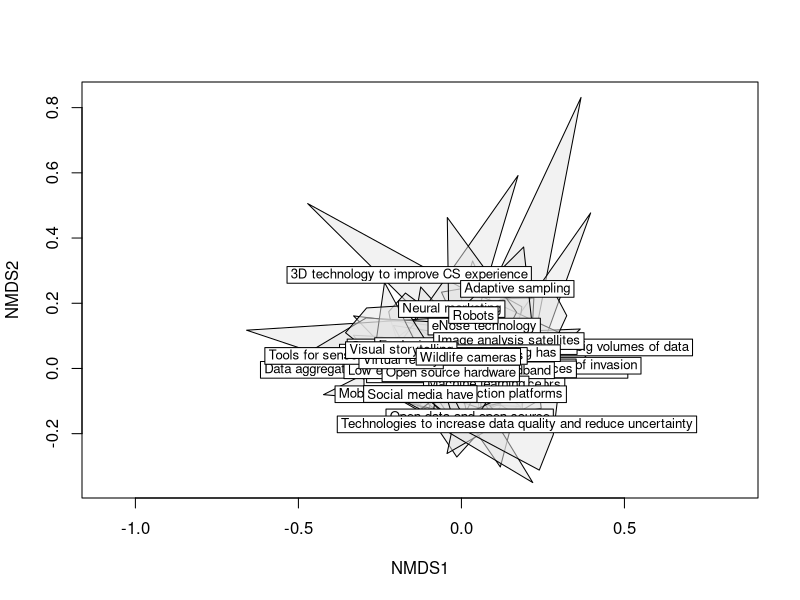
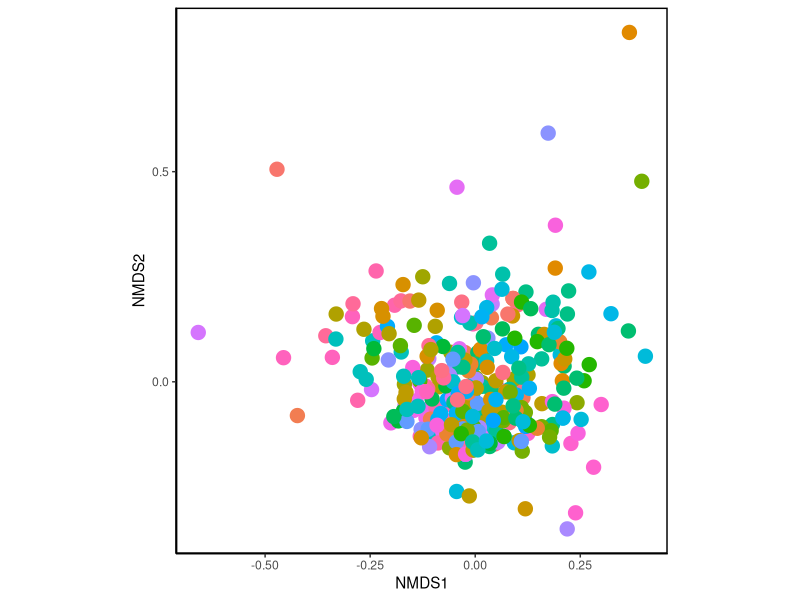
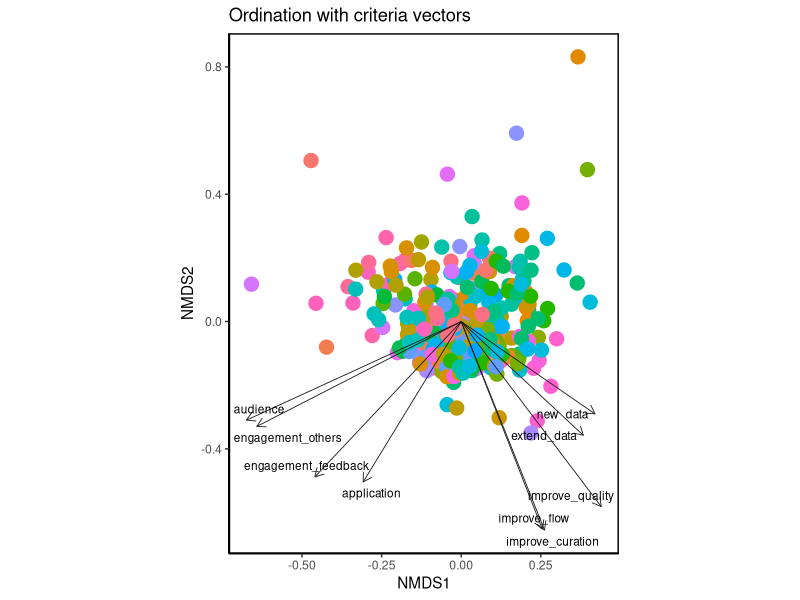
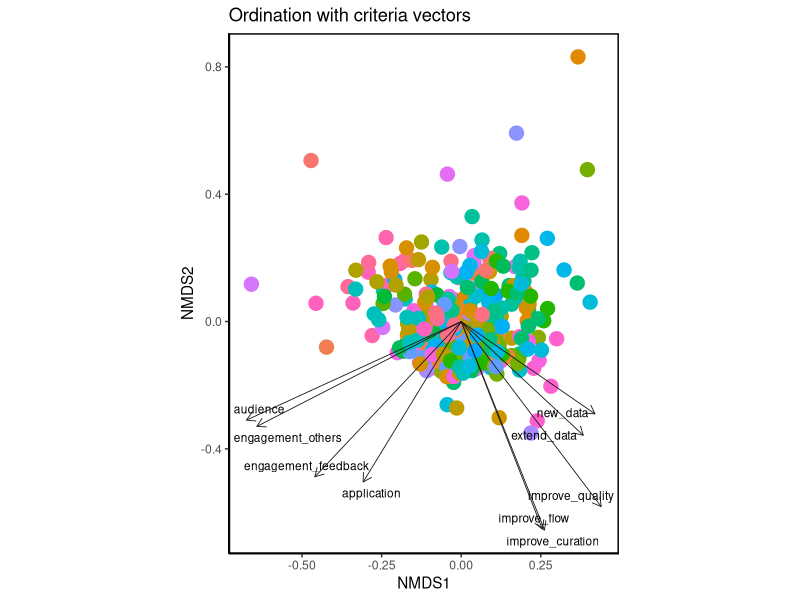
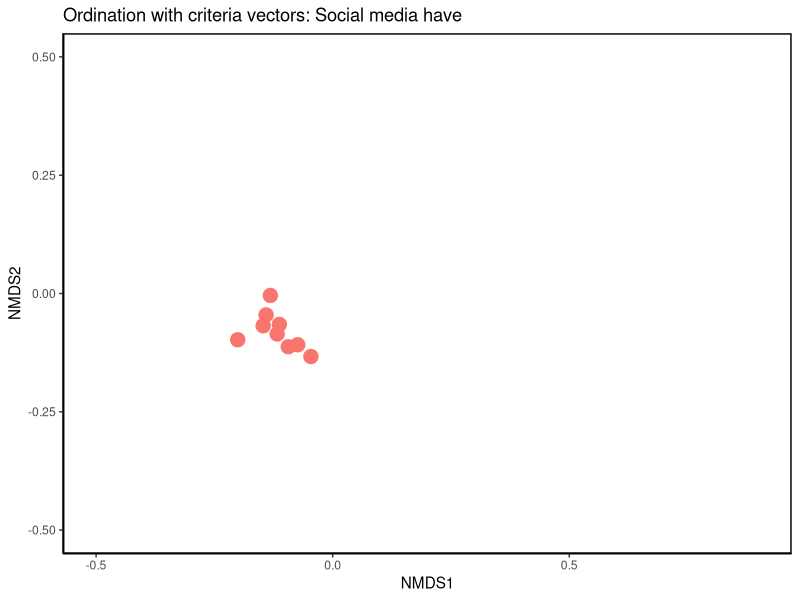
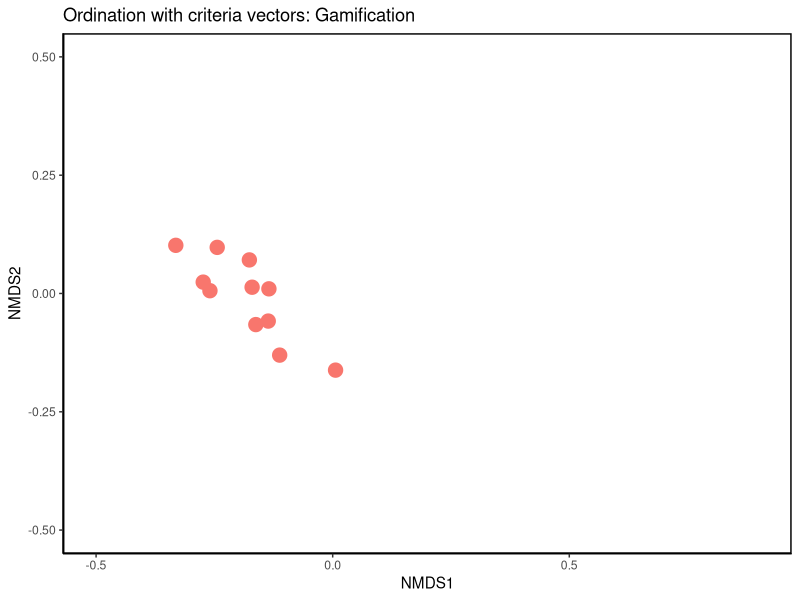
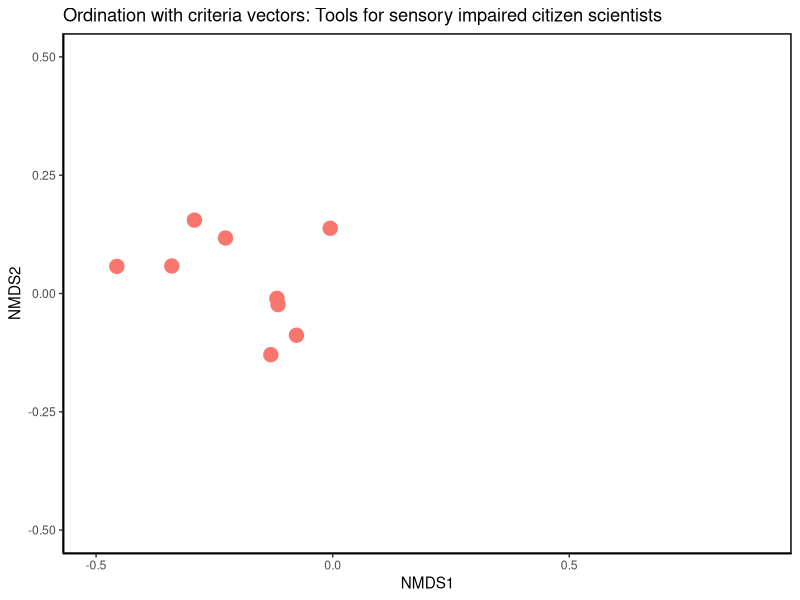
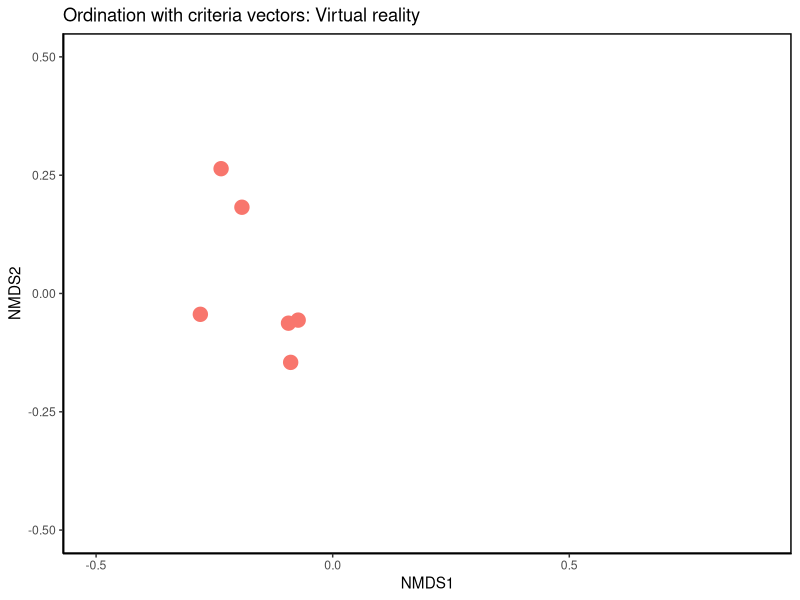

These figures' R source, in order: (Note: this script raises an error after producing the figures.)
#############################################+
## Weighted sum
## Valentina LM for the CostAction Team
## First draft: 2022-05-03
#############################################+

## ---- packages ----
library(tidyverse)
library(ggpubr)
library(vegan)

## ---- functions ----
recode_plyr <- function(x) {
  as.numeric(plyr::mapvalues(x, from = c("Strongly disagree", "Disagree",
                                         "Neither agree nor disagree",
                                         "Agree", "Strongly agree"),
                             to = c(1,2,3,4,5)))
  # please note: 'I don't know' and 'N/A' -> NA
}

## ---- data and data tidying ----
temp <- read_delim("round2/output/workshop_individual_ass.csv")[,-1] # all the individual assessments
distinct(temp["technology"]) -> techs

## ---- data: recode to numeric ----
sapply(temp[,4:12], recode_plyr) -> scores_rec
bind_cols(temp[,1:3],as.data.frame(scores_rec)) -> scores_num

## ---- data:long formats ----
temp %>% 
  pivot_longer(
    cols = audience:improve_curation,
    names_to = "criterion",
    values_to = "rank"
  ) -> scores_tidy_long
scores_num %>% 
  pivot_longer(
    cols = audience:improve_curation,
    names_to = "criterion",
    values_to = "rank"
  ) -> scores_num_long



## ---- NMDS overall ----
dataset_tot <- na.omit(scores_num)
dataset_tot_NMDS <-  metaMDS(dataset_tot[,4:12],
                             k=2,
                             trymax=100)
ordiplot(dataset_tot_NMDS,type="n")
ordihull(dataset_tot_NMDS,
         groups = dataset_tot$technology,
         draw = "polygon", col = "grey90", label = T)
## add points for criteria and assessments
# orditorp(dataset_tot_NMDS, display="species") # criteria
# orditorp(dataset_tot_NMDS, display="sites",col="red",air=0.01) # assessments

## investigate the criteria that drive the technologies distribution pattern (intrinsic criteria)
dataset.spp.fit <- envfit(dataset_tot_NMDS, 
                          dataset_tot, 
                          permutations = 999)
names(dataset.spp.fit) 
dataset.spp.fit$vectors # they are all signif., not very informative



## ---- NMDS overall ggplots ----
site.scrs <- as.data.frame(scores(dataset_tot_NMDS, 
                                  display = "sites")) #save NMDS results (coords) into dataframe
site.scrs <- cbind(site.scrs, 
                   Technology = dataset_tot$technology, 
                   coder = dataset_tot$coder) #add grouping variables to dataframe
head(site.scrs) # x,y points for each site

spp.scrs <- as.data.frame(scores(dataset.spp.fit, 
                                 display = "vectors")) #save criteria intrinsic values into dataframe
spp.scrs <- cbind(spp.scrs, 
                  Criteria = rownames(spp.scrs)) # add criteria names to dataframe
spp.scrs <- cbind(spp.scrs, 
                  pval = dataset.spp.fit$vectors$pvals) # add pvalues to dataframe so you can select species(criteria) which are significant
#spp.scrs<- cbind(spp.scrs, abrev = abbreviate(spp.scrs$Species, minlength = 6)) #abbreviate species names
sig.spp.scrs.overall <- subset(spp.scrs, pval<=0.05) #subset data to show species significant at 0.05
head(spp.scrs)

nmds.plot.overall <- ggplot(site.scrs, aes(x=NMDS1, y=NMDS2))+ #sets up the plot
  geom_point(aes(NMDS1, NMDS2, colour = factor(site.scrs$Technology), size = 2),
             show.legend = FALSE)+ # adds sites (assessment) points to plot, colour determined by technology
  coord_fixed() +
  theme_classic() + 
  theme(panel.background = element_rect(fill = NA, 
                                        colour = "black", 
                                        size = 1, 
                                        linetype = "solid"))+
  labs(colour = "Technology") # add legend labels
  # theme(legend.position = "right", legend.text = element_text(size = 12), legend.title = element_text(size = 12), axis.text = element_text(size = 10)) # add legend at right of plot

nmds.plot.overall # + labs(title = "Basic ordination plot")
#Significant Species (Criteria)
nmds.plot.overall +
  geom_segment(data = sig.spp.scrs.overall, aes(x = 0, xend=NMDS1, y=0, yend=NMDS2), arrow = arrow(length = unit(0.25, "cm")), colour = "grey10", lwd=0.3) + #add vector arrows of significant species
  ggrepel::geom_text_repel(data = sig.spp.scrs.overall, aes(x=NMDS1, y=NMDS2, label = Criteria), cex = 3, direction = "both", segment.size = 0.25)+ #add labels for species, use ggrepel::geom_text_repel so that labels do not overlap
  labs(title = "Ordination with criteria vectors")
ggsave("round2/ordination.tiff",
       dpi=300, compression = 'lzw')


## ---- NMDS single techs ggplots ----
# based on overall NMDS

i = 1
while (i <= dim(techs)[1]) {
  tech_plot <- techs[[i,1]]
  site.scrs.s <- filter(site.scrs, Technology == tech_plot)
  
  nmds.plot <- ggplot(site.scrs.s, aes(x=NMDS1, y=NMDS2))+ #sets up the plot
    geom_point(aes(NMDS1, NMDS2, colour = factor(site.scrs.s$Technology), size = 2),
               show.legend = FALSE)+ #adds site points to plot, shape determined by Landuse, colour determined by Management
    coord_fixed()+
    theme_classic()+ 
    theme(panel.background = element_rect(fill = NA, colour = "black", size = 1, linetype = "solid"))+
    labs(colour = "Technology") +
    scale_x_continuous(limits = c(-0.5,0.9)) +
    scale_y_continuous(limits = c(-0.5,0.5)) #+# add legend labels
  
  nmds.plot +
    # geom_text(label=site.scrs.s$coder, hjust=0, vjust=0, size=2) +
    labs(title = paste("Ordination with criteria vectors: ",tech_plot,sep=""))
  ggsave(paste("round2/figs_techs/ordination_",tech_plot,".tiff",sep=""), 
                dpi=300, compression = 'lzw')
  
  i = i + 1
}
  
# ## ---- NMDS single techs ----
# # not used
# dataset_NMDS <- vector("list",dim(techs)[1])
# dataset.spp.fit <- vector("list",dim(techs)[1])
# dataset <- vector("list",dim(techs)[1])
# 
# i = 1
# while (i <= dim(techs)[1]) {
#   tech_plot <- techs[[i,1]]
#   dataset_tot %>% 
#     filter(technology == tech_plot) -> dataset[[i]]
#   dataset_NMDS[[i]] = metaMDS(dataset[[i]][,4:12],k=2,trymax=100)
#   # plot(example_NMDS)
#   # orditorp(example_NMDS,display="sites",col="red",air=0.01)
#   ordiplot(dataset_NMDS[[i]],type="n")
#   ordihull(dataset_NMDS[[i]],groups=dataset[[i]]$technology,draw="polygon",col="grey90",label=T)
#   # ordiellipse(dataset_NMDS,groups=dataset$technology,draw="polygon",col="grey90",label=T)
#   # orditorp(example_NMDS,display="species")
#   # orditorp(example_NMDS,display="sites")
#   
#   dataset.spp.fit[[i]] <- envfit(dataset_NMDS[[i]], 
#                                  dataset[[i]], permutations = 999)
#   # head(dataset.spp.fit)
#   
#   i=i+1
# }


## ---- NMDS overall ggplots ellipses ----
#data for ellipse, in this case using the management factor
# df_ell <- data.frame() #sets up a data frame before running the function.
# for(g in unique(site.scrs$Technology)){
#   df_ell <- rbind(df_ell, 
#                   cbind(as.data.frame(with(site.scrs[site.scrs$Technology==g,],
#                                            veganCovEllipse(cov.wt(cbind(NMDS1,NMDS2),
#                                                                   wt=rep(1/length(NMDS1),
#                                                                          length(NMDS1)))$cov,
#                                                            center=c(mean(NMDS1),mean(NMDS2))))) ,Technology=g))
# }

# data for labelling the ellipse
NMDS.mean.tech = aggregate(site.scrs[ ,c("NMDS1", "NMDS2")], 
                           list(group = site.scrs$Technology), mean)

# nmds.plot.overall + 
#   geom_path(data = NMDS.mean.tech, 
#             aes(x = NMDS1, y = NMDS2, group = site.scrs$Technology))
# #this is the ellipse, seperate ones by Site. 

# plotting the centers of the ellipses
nmds.plot.overall1 <- ggplot(NMDS.mean.tech, aes(x=NMDS1, y=NMDS2, label=NMDS.mean.tech$group)) + #sets up the plot
  geom_point(aes(NMDS1, NMDS2, colour = factor(group), size = 2),
             show.legend = FALSE)+ # adds sites (assessment) points to plot, colour determined by technology
  coord_fixed() +
  theme_classic() + 
  theme(panel.background = element_rect(fill = NA, 
                                        colour = "black", 
                                        size = 1, 
                                        linetype = "solid")) +
  geom_text(hjust=0, vjust=0, size=2) +
  # geom_text(data = a, aes(label = mpg), 
  #           position = position_dodge(width=0.9),  size=geom.text.size) + 
  labs(colour = "group") # add legend labels
# theme(legend.position = "right", legend.text = element_text(size = 12), legend.title = element_text(size = 12), axis.text = element_text(size = 10)) # add legend at right of plot
nmds.plot.overall1 # + labs(title = "Basic ordination plot")
ggsave("round2/ordination_centers.tiff",
       dpi=300, compression = 'lzw')

nmds.plot.overall2 <- ggplot(NMDS.mean.tech, aes(x=NMDS1, y=NMDS2)) + #sets up the plot
  geom_point(aes(NMDS1, NMDS2, colour = factor(group), size = 2),
             show.legend = FALSE)+ # adds sites (assessment) points to plot, colour determined by technology
  coord_fixed() +
  theme_classic() + 
  theme(panel.background = element_rect(fill = NA, 
                                        colour = "black", 
                                        size = 1, 
                                        linetype = "solid")) +
  # geom_text(hjust=0, vjust=0, size=2) +
  # geom_text(data = a, aes(label = mpg), 
  #           position = position_dodge(width=0.9),  size=geom.text.size) + 
  labs(colour = "group") # add legend labels

nmds.plot.overall2 +
  geom_segment(data = sig.spp.scrs.overall, aes(x = 0, xend=NMDS1, y=0, yend=NMDS2), arrow = arrow(length = unit(0.25, "cm")), colour = "grey10", lwd=0.3) + #add vector arrows of significant species
  ggrepel::geom_text_repel(data = sig.spp.scrs.overall, aes(x=NMDS1, y=NMDS2, label = Criteria), cex = 3, direction = "both", segment.size = 0.25)+ #add labels for species, use ggrepel::geom_text_repel so that labels do not overlap
  labs(title = "Ordination with criteria vectors") -> plot2
plot2 + 
  geom_text(data = NMDS.mean.tech, aes(label = group),
            position = position_dodge(width=0.9),  size=2)
ggsave("round2/ordination_centers_criteria.tiff",
       dpi=300, compression = 'lzw')



## ---- function for ellipsess ----
veganCovEllipse <- function (cov, center = c(0, 0), scale = 1, npoints = 100) 
{
  theta <- (0:npoints) * 2 * pi/npoints
  Circle <- cbind(cos(theta), sin(theta))
  t(center + scale * t(Circle %*% chol(cov)))
}



